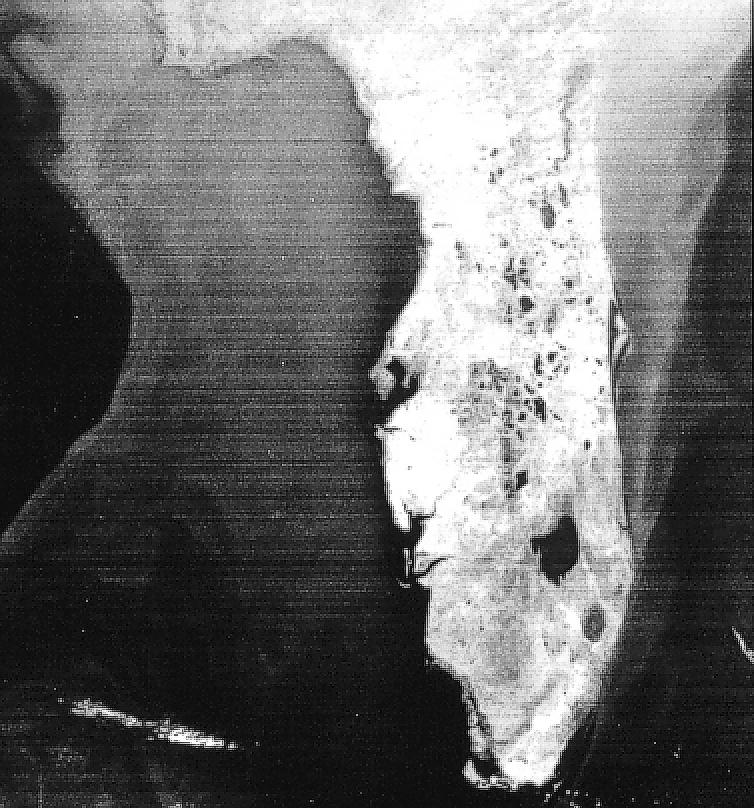
%> input picture lab8/2.png, 754 x 808 px
$ octave q2.m   (GNU Octave 9; MATLAB toolbox functions it lacks are replaced by stand-ins)
%> lines starting %> are read from the running program, lines starting %| are printed output that depends on the picture
% Demo to filter an image, with periodic ripple, in the Fourier domain.
clc;    % Clear the command window.
close all;  % Close all figures (except those of imtool.)
clear;  % Erase all existing variables. Or clearvars if you want.
workspace;  % Make sure the workspace panel is showing.
format long g;
format compact;
fontSize = 14;


fullFileName = '2.png'
grayImage = imread('2.png');
%> grayImage is the input picture: size 808x754 uint8; min 0, max 255, mean 109.3
[rows columns numberOfColorBands] = size(grayImage);
%> rows = 808; columns = 754; numberOfColorBands = 1
if numberOfColorBands > 1
	grayImage = rgb2gray(grayImage);
end
subplot(2, 3, 1);
imshow(grayImage, [0 255]);
set(gcf, 'Name', ['Results for ' fullFileName]);
title('Original Image', 'FontSize', fontSize);
set(gcf, 'units','normalized','outerposition',[0 0 1 1]); % Maximize figure.

% Compute the 2D fft.
frequencyImage = fftshift(fft2(grayImage));
% Take log magnitude so we can see it better in the display.
amplitudeImage = log(abs(frequencyImage));
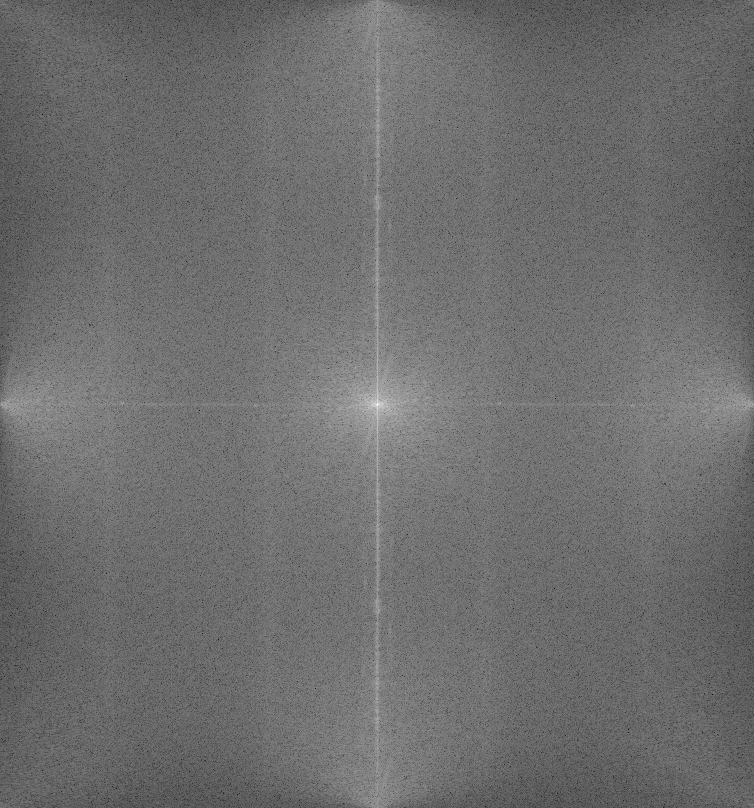
%> amplitudeImage: size 808x754 double; min 2.26, max 18.01, mean 9.08; drawn with min black and max white
minValue = min(min(amplitudeImage))
%> minValue = 2.26
maxValue = max(max(amplitudeImage))
%> maxValue = 18.01
subplot(2, 3, 2);
imshow(amplitudeImage, []);
caption = sprintf('Notice the two spikes\nperpendicular to the periodic frequency');
title(caption, 'FontSize', fontSize);
axis on;
% zoom(10)

% Find the location of the big spikes.
amplitudeThreshold = 10.9;
brightSpikes = amplitudeImage > amplitudeThreshold; % Binary image.
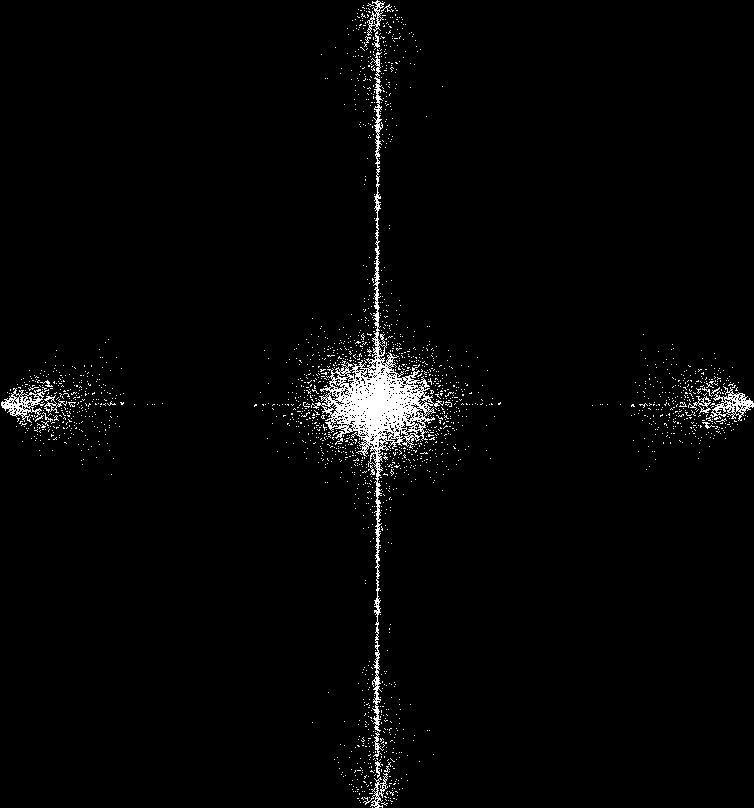
%> brightSpikes: size 808x754 logical; 2.3% white in thin lines or dots
subplot(2, 3, 4);
imshow(brightSpikes);
axis on;
title('Bright Spikes', 'FontSize', fontSize);
% Let user see the image.

% Exclude the central DC spike.  Everything from row 115 to 143.
brightSpikes(115:143, :) = 0;
%> brightSpikes: size 808x754 logical; 2.3% white in thin lines or dots
imshow(brightSpikes);
title('Bright spikes other than central spike', 'FontSize', fontSize);

% Filter/mask the spectrum.
frequencyImage(brightSpikes) = 0;
% Take log magnitude so we can see it better in the display.
amplitudeImage2 = log(abs(frequencyImage));
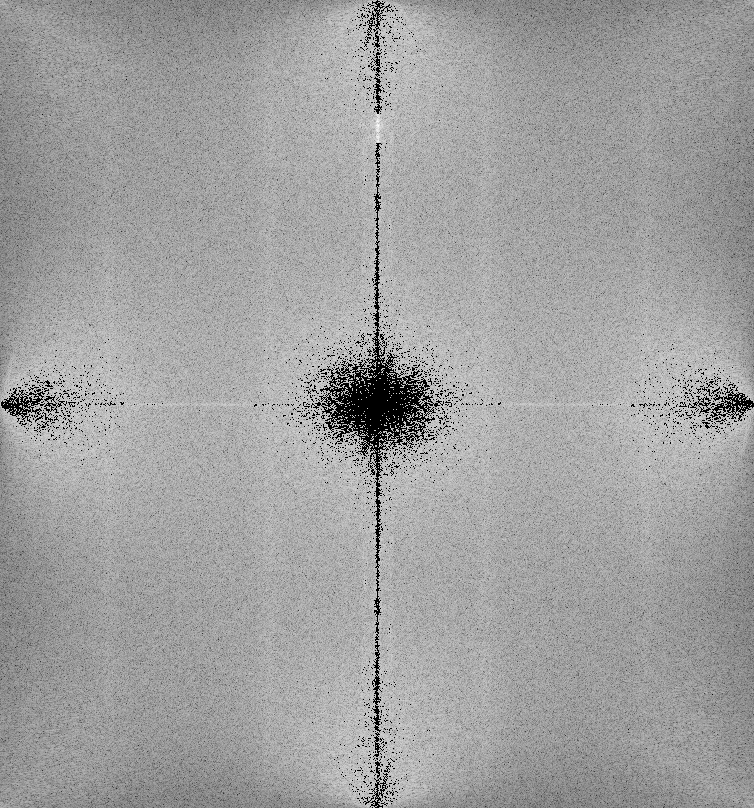
%> amplitudeImage2: size 808x754 double; 2.25% of the values are NaN or infinite; the others: min 2.26, max 12.77, mean 9.02; drawn with min black, max white, NaN and infinite black
minValue = min(min(amplitudeImage2))
%> minValue = -Inf
maxValue = max(max(amplitudeImage2))
%> maxValue = 12.77
subplot(2, 3, 5);
imshow(amplitudeImage2, [minValue maxValue]);
axis on;
title('Spikes zeroed out', 'FontSize', fontSize);
% zoom(10)

filteredImage = ifft2(fftshift(frequencyImage));
amplitudeImage3 = abs(filteredImage);
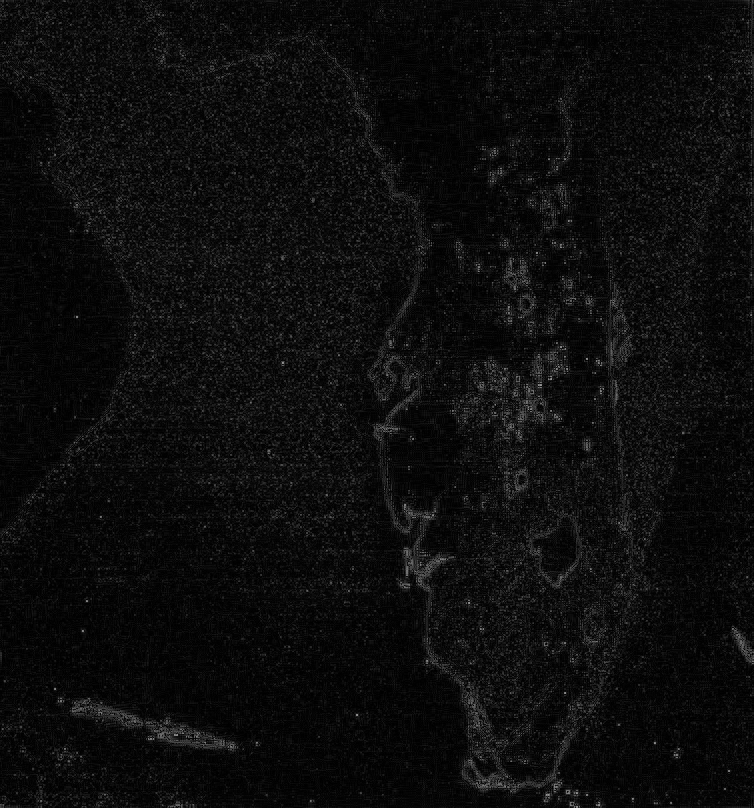
%> amplitudeImage3: size 808x754 double; min 0.00617, max 156.8, mean 13.3
minValue = min(min(amplitudeImage3))
%> minValue = 0.00617
maxValue = max(max(amplitudeImage3))
%> maxValue = 156.8
subplot(2, 3, 6);
imshow(amplitudeImage3, [minValue maxValue]);
title('Filtered Image', 'FontSize', fontSize);
% set(gcf, 'units','normalized','outerposition',[0 0 1 1]); % Maximize figure.
% %
